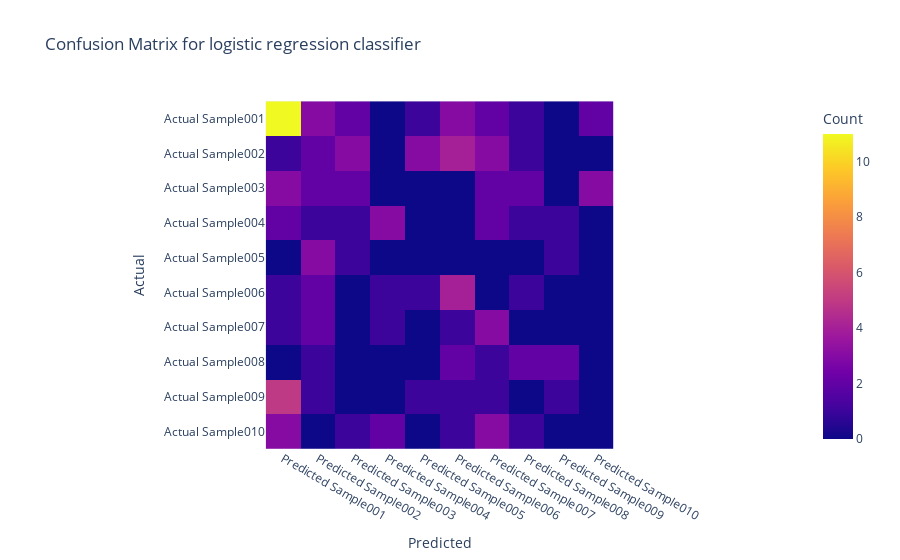

Here is the notebook cell this chart was saved with:
### Code cell
from sklearn.metrics import confusion_matrix

confusion_matrix(y_test, y_pred)

import plotly.express as px

fig = px.imshow(confusion_matrix(y_test, y_pred),
                labels=dict(x='Predicted', y='Actual', color='Count'),
                x=[f'Predicted {label}' for label in folder_labels],
                y=[f'Actual {label}' for label in folder_labels],
                title='Confusion Matrix for logistic regression classifier')

fig.show()

### Figure 1 — Plotly figure (JSON) as saved in the notebook; plotly's stock layout.template omitted (floating-point values rounded to 4 significant figures)
{"data": [{"coloraxis": "coloraxis", "hovertemplate": "Predicted: %{x}<br>Actual: %{y}<br>Count: %{z}<extra></extra>", "name": "0", "type": "heatmap", "x": ["Predicted Sample001", "Predicted Sample002", "Predicted Sample003", "Predicted Sample004", "Predicted Sample005", "Predicted Sample006", "Predicted Sample007", "Predicted Sample008", "Predicted Sample009", "Predicted Sample010"], "xaxis": "x", "y": ["Actual Sample001", "Actual Sample002", "Actual Sample003", "Actual Sample004", "Actual Sample005", "Actual Sample006", "Actual Sample007", "Actual Sample008", "Actual Sample009", "Actual Sample010"], "yaxis": "y", "z": [[11, 3, 2, 0, 1, 3, 2, 1, 0, 2], [1, 2, 3, 0, 3, 4, 3, 1, 0, 0], [3, 2, 2, 0, 0, 0, 2, 2, 0, 3], [2, 1, 1, 3, 0, 0, 2, 1, 1, 0], [0, 3, 1, 0, 0, 0, 0, 0, 1, 0], [1, 2, 0, 1, 1, 4, 0, 1, 0, 0], [1, 2, 0, 1, 0, 1, 3, 0, 0, 0], [0, 1, 0, 0, 0, 2, 1, 2, 2, 0], [5, 1, 0, 0, 1, 1, 1, 0, 1, 0], [3, 0, 1, 2, 0, 1, 3, 1, 0, 0]]}], "layout": {"coloraxis": {"colorbar": {"title": {"text": "Count"}}, "colorscale": [[0, "#0d0887"], [0.1111, "#46039f"], [0.2222, "#7201a8"], [0.3333, "#9c179e"], [0.4444, "#bd3786"], [0.5556, "#d8576b"], [0.6667, "#ed7953"], [0.7778, "#fb9f3a"], [0.8889, "#fdca26"], [1, "#f0f921"]]}, "title": {"text": "Confusion Matrix for logistic regression classifier"}, "xaxis": {"anchor": "y", "constrain": "domain", "domain": [0, 1], "scaleanchor": "y", "title": {"text": "Predicted"}}, "yaxis": {"anchor": "x", "autorange": "reversed", "constrain": "domain", "domain": [0, 1], "title": {"text": "Actual"}}}}
